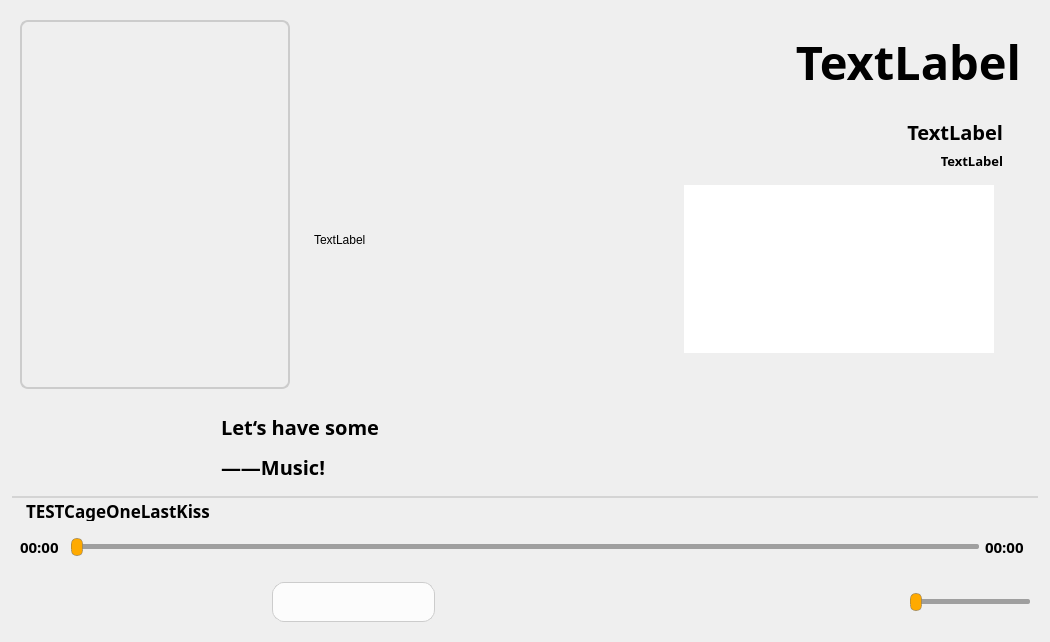
<?xml version="1.0" encoding="UTF-8"?>
<ui version="4.0">
 <class>Widget</class>
 <widget class="QWidget" name="Widget">
  <property name="enabled">
   <bool>true</bool>
  </property>
  <property name="geometry">
   <rect>
    <x>0</x>
    <y>0</y>
    <width>1050</width>
    <height>642</height>
   </rect>
  </property>
  <property name="minimumSize">
   <size>
    <width>800</width>
    <height>600</height>
   </size>
  </property>
  <property name="windowTitle">
   <string>音乐播放器😋</string>
  </property>
  <property name="styleSheet">
   <string notr="true">/* 移除所有控件的边框 */
* {
    border: none;
}
/* 悬停状态  */
QPushButton:hover {
    background-color:rgb(200, 200, 200) ;
	border-radius:15;
}

/* 按下状态 */
QPushButton:pressed {
    background-color: rgb(160, 160, 160);
	border-radius:15;
}


QMenu {
        background-color: #333333;
        color: #FFFFFF;
        border: 1px solid #555555;
        border-radius: 4px;
        padding: 4px;
    }
 QMenu::item {
        padding: 6px 24px 6px 16px;
        background-color: transparent;
    }
    QMenu::item:selected {
        background-color: #555555;
        border-radius: 3px;
    }
    QMenu::item:disabled {
        color: #888888;
    }
    QMessageBox {
        background-color: #333333;
        color: #FFFFFF;
    }
    QMessageBox QLabel {
        color: #FFFFFF;
        font-size: 12pt;
    }
    QMessageBox QPushButton {
        background-color: #444444;
        color: #FFFFFF;
        border: 1px solid #555555;
        border-radius: 4px;
        padding: 6px 12px;
        min-width: 80px;
    }
QMessageBox QPushButton:hover {
        background-color: #555555;
    }
QMessageBox QPushButton:pressed {
        background-color: #666666;
    }</string>
  </property>
  <layout class="QVBoxLayout" name="verticalLayout">
   <item>
    <widget class="QWidget" name="widget_3" native="true">
     <layout class="QHBoxLayout" name="horizontalLayout_4">
      <item>
       <widget class="QListWidget" name="listWidget">
        <property name="sizePolicy">
         <sizepolicy hsizetype="Preferred" vsizetype="Preferred">
          <horstretch>0</horstretch>
          <verstretch>0</verstretch>
         </sizepolicy>
        </property>
        <property name="minimumSize">
         <size>
          <width>200</width>
          <height>0</height>
         </size>
        </property>
        <property name="maximumSize">
         <size>
          <width>270</width>
          <height>16777215</height>
         </size>
        </property>
        <property name="font">
         <font>
          <family>黑体</family>
          <pointsize>16</pointsize>
         </font>
        </property>
        <property name="styleSheet">
         <string notr="true">/* 设置鼠标悬停时列表项的样式 */
QListWidget::Item:hover {
background-color: rgb(216, 216, 216);
}

QListWidget::item:selected {
background-color:qlineargradient(spread:pad, x1:0, y1:0, x2:0.806, y2:0, stop:0.31401 rgba(255, 170, 0, 228), stop:1 rgba(255, 255, 255, 255));
}

QListWidget {
     border: 2px solid #cccccc;
     background:transparent;
     border-radius: 8px;        
     padding: 4px;
}


QScrollBar:vertical
{
    width:8px;
    background:rgba(0,0,0,0%);
    margin:0px,0px,0px,0px;
    padding-top:9px; 
    padding-bottom:9px;
}
QScrollBar::handle:vertical
{
    width:8px;
    background:rgba(0,0,0,25%);
    border-radius:4px;
    min-height:20;
}
QScrollBar::handle:vertical:hover
{
    width:8px;
    background:rgba(0,0,0,50%); 
    border-radius:4px;
    min-height:20;
}
QScrollBar::add-line:vertical
{
    height:9px;width:8px;
    border-image:url(:/images/a/3.png);
    subcontrol-position:bottom;
}
QScrollBar::sub-line:vertical
{
    height:9px;width:8px;
    border-image:url(:/images/a/1.png);
    subcontrol-position:top;
}
QScrollBar::add-line:vertical:hover 
{
    height:9px;width:8px;
    border-image:url(:/images/a/4.png);
    subcontrol-position:bottom;
}
QScrollBar::sub-line:vertical:hover 
{
    height:9px;width:8px;
    border-image:url(:/images/a/2.png);
    subcontrol-position:top;
}
QScrollBar::add-page:vertical,QScrollBar::sub-page:vertical 
{
    background: rgb(232, 232, 232);
    border-radius:4px;
}

QListWidget QScrollBar:horizontal {
  height: 8px;
  background: rgba(0, 0, 0, 0%);
  margin: 0px;
  padding-left: 9px;
  padding-right: 9px;
}

QListWidget QScrollBar::handle:horizontal {
  height: 8px;
  background: rgba(0, 0, 0, 25%);
  border-radius: 4px;
  min-width: 20px;
}

QListWidget QScrollBar::handle:vertical:hover,
QListWidget QScrollBar::handle:horizontal:hover {
  background: rgba(0, 0, 0, 50%);
}
QScrollBar::add-line:horizontal
{
    height:9px;width:8px;
    border-image:url(:/images/a/3.png);
    subcontrol-position:bottom;
}
QScrollBar::sub-line:horizontal
{
    height:9px;width:8px;
    border-image:url(:/images/a/1.png);
    subcontrol-position:top;
}
QScrollBar::add-line:horizontal:hover
{
    height:9px;width:8px;
    border-image:url(:/images/a/4.png);
    subcontrol-position:bottom;
}
QScrollBar::sub-line:horizontal:hover
{
    height:9px;width:8px;
    border-image:url(:/images/a/2.png);
    subcontrol-position:top;
}

QScrollBar::add-page:horizontal,QScrollBar::sub-page:horizontal
{
    background: rgb(232, 232, 232);
    border-radius:4px;
}</string>
        </property>
       </widget>
      </item>
      <item>
       <widget class="QWidget" name="widget_6" native="true">
        <property name="styleSheet">
         <string notr="true"/>
        </property>
        <layout class="QVBoxLayout" name="verticalLayout_4">
         <item>
          <widget class="QLabel" name="titleLabel">
           <property name="font">
            <font>
             <family>等线</family>
             <pointsize>35</pointsize>
             <bold>true</bold>
            </font>
           </property>
           <property name="styleSheet">
            <string notr="true"/>
           </property>
           <property name="text">
            <string>TextLabel</string>
           </property>
           <property name="alignment">
            <set>Qt::AlignmentFlag::AlignRight|Qt::AlignmentFlag::AlignTrailing|Qt::AlignmentFlag::AlignVCenter</set>
           </property>
          </widget>
         </item>
         <item>
          <widget class="QWidget" name="widget_8" native="true">
           <layout class="QHBoxLayout" name="horizontalLayout_5">
            <item>
             <widget class="QLabel" name="coverLabel">
              <property name="sizePolicy">
               <sizepolicy hsizetype="Preferred" vsizetype="Preferred">
                <horstretch>0</horstretch>
                <verstretch>0</verstretch>
               </sizepolicy>
              </property>
              <property name="minimumSize">
               <size>
                <width>200</width>
                <height>200</height>
               </size>
              </property>
              <property name="maximumSize">
               <size>
                <width>450</width>
                <height>450</height>
               </size>
              </property>
              <property name="autoFillBackground">
               <bool>false</bool>
              </property>
              <property name="styleSheet">
               <string notr="true">QLabel:{
background-color:#f0f0f0;
border-radius: 10px;
}</string>
              </property>
              <property name="text">
               <string>TextLabel</string>
              </property>
             </widget>
            </item>
            <item>
             <widget class="QWidget" name="widget_5" native="true">
              <property name="maximumSize">
               <size>
                <width>500</width>
                <height>16777215</height>
               </size>
              </property>
              <layout class="QVBoxLayout" name="verticalLayout_2">
               <item>
                <widget class="QLabel" name="artistLabel">
                 <property name="maximumSize">
                  <size>
                   <width>16777215</width>
                   <height>50</height>
                  </size>
                 </property>
                 <property name="font">
                  <font>
                   <family>等线</family>
                   <pointsize>15</pointsize>
                   <bold>true</bold>
                  </font>
                 </property>
                 <property name="text">
                  <string>TextLabel</string>
                 </property>
                 <property name="alignment">
                  <set>Qt::AlignmentFlag::AlignRight|Qt::AlignmentFlag::AlignTrailing|Qt::AlignmentFlag::AlignVCenter</set>
                 </property>
                </widget>
               </item>
               <item>
                <widget class="QLabel" name="albumLabel">
                 <property name="maximumSize">
                  <size>
                   <width>16777215</width>
                   <height>50</height>
                  </size>
                 </property>
                 <property name="font">
                  <font>
                   <family>等线</family>
                   <pointsize>10</pointsize>
                   <bold>true</bold>
                  </font>
                 </property>
                 <property name="text">
                  <string>TextLabel</string>
                 </property>
                 <property name="alignment">
                  <set>Qt::AlignmentFlag::AlignRight|Qt::AlignmentFlag::AlignTrailing|Qt::AlignmentFlag::AlignVCenter</set>
                 </property>
                </widget>
               </item>
               <item>
                <widget class="QWidget" name="widget_7" native="true">
                 <property name="styleSheet">
                  <string notr="true"/>
                 </property>
                 <layout class="QHBoxLayout" name="horizontalLayout_6">
                  <item>
                   <widget class="QListWidget" name="lyricsWidget">
                    <property name="sizePolicy">
                     <sizepolicy hsizetype="Preferred" vsizetype="Preferred">
                      <horstretch>0</horstretch>
                      <verstretch>0</verstretch>
                     </sizepolicy>
                    </property>
                   </widget>
                  </item>
                 </layout>
                </widget>
               </item>
              </layout>
             </widget>
            </item>
           </layout>
          </widget>
         </item>
        </layout>
       </widget>
      </item>
     </layout>
    </widget>
   </item>
   <item>
    <widget class="QWidget" name="welcome" native="true">
     <property name="styleSheet">
      <string notr="true"/>
     </property>
     <layout class="QHBoxLayout" name="horizontalLayout_3">
      <item>
       <widget class="QLabel" name="label">
        <property name="maximumSize">
         <size>
          <width>200</width>
          <height>150</height>
         </size>
        </property>
        <property name="sizeIncrement">
         <size>
          <width>9</width>
          <height>0</height>
         </size>
        </property>
        <property name="font">
         <font>
          <family>Titillium Web</family>
          <pointsize>15</pointsize>
          <italic>false</italic>
          <bold>true</bold>
          <strikeout>false</strikeout>
         </font>
        </property>
        <property name="styleSheet">
         <string notr="true">QWidget:hover {
    background-color:#FFCB24 ;
	border-radius:30;
}
</string>
        </property>
        <property name="text">
         <string>&lt;html&gt;&lt;head/&gt;&lt;body&gt;&lt;p&gt;Let‘s have some &lt;/p&gt;&lt;p&gt;——Music!&lt;/p&gt;&lt;/body&gt;&lt;/html&gt;</string>
        </property>
       </widget>
      </item>
      <item>
       <widget class="QToolButton" name="toolButton">
        <property name="sizePolicy">
         <sizepolicy hsizetype="Minimum" vsizetype="Minimum">
          <horstretch>0</horstretch>
          <verstretch>0</verstretch>
         </sizepolicy>
        </property>
        <property name="minimumSize">
         <size>
          <width>50</width>
          <height>50</height>
         </size>
        </property>
        <property name="maximumSize">
         <size>
          <width>200</width>
          <height>200</height>
         </size>
        </property>
        <property name="font">
         <font>
          <pointsize>15</pointsize>
         </font>
        </property>
        <property name="styleSheet">
         <string notr="true">border-image: url(:/assists/welcome.png);
</string>
        </property>
        <property name="text">
         <string/>
        </property>
       </widget>
      </item>
     </layout>
    </widget>
   </item>
   <item>
    <widget class="QWidget" name="lyric" native="true">
     <property name="minimumSize">
      <size>
       <width>0</width>
       <height>25</height>
      </size>
     </property>
     <property name="maximumSize">
      <size>
       <width>16777215</width>
       <height>25</height>
      </size>
     </property>
     <property name="styleSheet">
      <string notr="true">QWidget {
    border-top: 2px  solid rgb(212, 212, 212);
	border-radius: 1px;     
}</string>
     </property>
     <widget class="QLabel" name="label_2">
      <property name="geometry">
       <rect>
        <x>10</x>
        <y>-11</y>
        <width>800</width>
        <height>49</height>
       </rect>
      </property>
      <property name="minimumSize">
       <size>
        <width>800</width>
        <height>49</height>
       </size>
      </property>
      <property name="font">
       <font>
        <family>等线</family>
        <pointsize>13</pointsize>
        <italic>false</italic>
        <bold>true</bold>
        <kerning>true</kerning>
       </font>
      </property>
      <property name="styleSheet">
       <string notr="true"/>
      </property>
      <property name="text">
       <string>TESTCageOneLastKiss</string>
      </property>
      <property name="alignment">
       <set>Qt::AlignmentFlag::AlignLeading|Qt::AlignmentFlag::AlignLeft|Qt::AlignmentFlag::AlignVCenter</set>
      </property>
     </widget>
    </widget>
   </item>
   <item>
    <widget class="QWidget" name="widget_2" native="true">
     <property name="minimumSize">
      <size>
       <width>0</width>
       <height>40</height>
      </size>
     </property>
     <property name="maximumSize">
      <size>
       <width>16777215</width>
       <height>40</height>
      </size>
     </property>
     <layout class="QHBoxLayout" name="horizontalLayout">
      <item>
       <widget class="QLabel" name="curlabel">
        <property name="maximumSize">
         <size>
          <width>45</width>
          <height>16777215</height>
         </size>
        </property>
        <property name="font">
         <font>
          <family>等线</family>
          <pointsize>11</pointsize>
          <bold>true</bold>
         </font>
        </property>
        <property name="text">
         <string>00:00</string>
        </property>
       </widget>
      </item>
      <item>
       <widget class="QSlider" name="musiccourselSlider">
        <property name="sizePolicy">
         <sizepolicy hsizetype="Preferred" vsizetype="Preferred">
          <horstretch>0</horstretch>
          <verstretch>0</verstretch>
         </sizepolicy>
        </property>
        <property name="styleSheet">
         <string notr="true">QSlider::groove:horizontal {
  border: 0px solid #bbb;
}
 
QSlider::sub-page:horizontal {
  background: rgb(255, 170, 0);
  border-radius: 0px;
  margin-top: 8px;
  margin-bottom: 9px;
}
 
QSlider::add-page:horizontal {
  background:rgb(159, 159, 159);
  border: 0px solid #777; 
  border-radius: 2px; 
  margin-top: 8px; 
  margin-bottom: 9px; 
}
 
QSlider::handle:horizontal { 
  background: rgb(255, 170, 0); 
  border: 1px solid rgba(102,102,102,102); 
  width: 10px; 
  height: 10px; 
  border-radius: 5px; 
  margin-top: 2px; 
  margin-bottom: 2px; 
}
 
QSlider::handle:horizontal:hover { 
  background: rgb(230, 153, 0); 
  border: 1px solid rgba(102,102,102,102); 
  border-radius: 5px; 
}
 
QSlider::sub-page:horizontal:disabled { 
  background: #bbb; 
  border-color: #999; 
}
 
QSlider::add-page:horizontal:disabled { 
  background: #eee; 
  border-color: #999; 
}
 
QSlider::handle:horizontal:disabled { 
  background: #eee; 
  border: 1px solid #aaa; 
  border-radius: 4px; 
}</string>
        </property>
        <property name="orientation">
         <enum>Qt::Orientation::Horizontal</enum>
        </property>
       </widget>
      </item>
      <item>
       <widget class="QLabel" name="totlabel">
        <property name="maximumSize">
         <size>
          <width>45</width>
          <height>16777215</height>
         </size>
        </property>
        <property name="font">
         <font>
          <family>等线</family>
          <pointsize>11</pointsize>
          <bold>true</bold>
         </font>
        </property>
        <property name="text">
         <string>00:00</string>
        </property>
       </widget>
      </item>
     </layout>
    </widget>
   </item>
   <item>
    <widget class="QWidget" name="widget" native="true">
     <property name="maximumSize">
      <size>
       <width>16777215</width>
       <height>60</height>
      </size>
     </property>
     <property name="styleSheet">
      <string notr="true"/>
     </property>
     <layout class="QHBoxLayout" name="horizontalLayout_2">
      <item>
       <widget class="QPushButton" name="pushButton_3">
        <property name="sizePolicy">
         <sizepolicy hsizetype="Preferred" vsizetype="Preferred">
          <horstretch>0</horstretch>
          <verstretch>0</verstretch>
         </sizepolicy>
        </property>
        <property name="minimumSize">
         <size>
          <width>40</width>
          <height>40</height>
         </size>
        </property>
        <property name="maximumSize">
         <size>
          <width>40</width>
          <height>40</height>
         </size>
        </property>
        <property name="styleSheet">
         <string notr="true">border-image: url(:/assists/file.png);
</string>
        </property>
        <property name="text">
         <string/>
        </property>
       </widget>
      </item>
      <item>
       <widget class="QPushButton" name="search">
        <property name="minimumSize">
         <size>
          <width>30</width>
          <height>30</height>
         </size>
        </property>
        <property name="maximumSize">
         <size>
          <width>30</width>
          <height>30</height>
         </size>
        </property>
        <property name="styleSheet">
         <string notr="true">border-image: url(:/assists/search.png);</string>
        </property>
        <property name="text">
         <string/>
        </property>
        <property name="iconSize">
         <size>
          <width>10</width>
          <height>10</height>
         </size>
        </property>
       </widget>
      </item>
      <item>
       <widget class="QWidget" name="trash" native="true">
        <property name="minimumSize">
         <size>
          <width>100</width>
          <height>0</height>
         </size>
        </property>
        <property name="maximumSize">
         <size>
          <width>600</width>
          <height>16777215</height>
         </size>
        </property>
       </widget>
      </item>
      <item>
       <widget class="QLineEdit" name="searchLine">
        <property name="sizePolicy">
         <sizepolicy hsizetype="Preferred" vsizetype="Preferred">
          <horstretch>0</horstretch>
          <verstretch>0</verstretch>
         </sizepolicy>
        </property>
        <property name="minimumSize">
         <size>
          <width>100</width>
          <height>0</height>
         </size>
        </property>
        <property name="maximumSize">
         <size>
          <width>600</width>
          <height>16777215</height>
         </size>
        </property>
        <property name="styleSheet">
         <string notr="true">QLineEdit{
       border: 1px solid #ccc;
       border-radius: 12px;
       padding: 2px 8px;
       background-color: rgba(255,255,255,200);
 }</string>
        </property>
       </widget>
      </item>
      <item>
       <widget class="QPushButton" name="mode">
        <property name="sizePolicy">
         <sizepolicy hsizetype="Preferred" vsizetype="Preferred">
          <horstretch>0</horstretch>
          <verstretch>0</verstretch>
         </sizepolicy>
        </property>
        <property name="minimumSize">
         <size>
          <width>0</width>
          <height>0</height>
         </size>
        </property>
        <property name="maximumSize">
         <size>
          <width>32</width>
          <height>32</height>
         </size>
        </property>
        <property name="styleSheet">
         <string notr="true">border-image: url(:/assists/mode-single.png);</string>
        </property>
        <property name="text">
         <string/>
        </property>
       </widget>
      </item>
      <item>
       <widget class="QPushButton" name="pushButton_5">
        <property name="sizePolicy">
         <sizepolicy hsizetype="Preferred" vsizetype="Preferred">
          <horstretch>0</horstretch>
          <verstretch>0</verstretch>
         </sizepolicy>
        </property>
        <property name="minimumSize">
         <size>
          <width>0</width>
          <height>0</height>
         </size>
        </property>
        <property name="maximumSize">
         <size>
          <width>45</width>
          <height>45</height>
         </size>
        </property>
        <property name="styleSheet">
         <string notr="true">border-image: url(:/assists/lastmusic.png);</string>
        </property>
        <property name="text">
         <string/>
        </property>
       </widget>
      </item>
      <item>
       <widget class="QPushButton" name="pushButton_2">
        <property name="sizePolicy">
         <sizepolicy hsizetype="Preferred" vsizetype="Preferred">
          <horstretch>0</horstretch>
          <verstretch>0</verstretch>
         </sizepolicy>
        </property>
        <property name="minimumSize">
         <size>
          <width>0</width>
          <height>0</height>
         </size>
        </property>
        <property name="maximumSize">
         <size>
          <width>38</width>
          <height>38</height>
         </size>
        </property>
        <property name="styleSheet">
         <string notr="true"/>
        </property>
        <property name="text">
         <string/>
        </property>
       </widget>
      </item>
      <item>
       <widget class="QPushButton" name="pushButton">
        <property name="sizePolicy">
         <sizepolicy hsizetype="Preferred" vsizetype="Preferred">
          <horstretch>0</horstretch>
          <verstretch>0</verstretch>
         </sizepolicy>
        </property>
        <property name="minimumSize">
         <size>
          <width>0</width>
          <height>0</height>
         </size>
        </property>
        <property name="maximumSize">
         <size>
          <width>45</width>
          <height>45</height>
         </size>
        </property>
        <property name="styleSheet">
         <string notr="true">border-image: url(:/assists/nextmusic.png);</string>
        </property>
        <property name="text">
         <string/>
        </property>
       </widget>
      </item>
      <item>
       <widget class="QPushButton" name="setting">
        <property name="sizePolicy">
         <sizepolicy hsizetype="Preferred" vsizetype="Preferred">
          <horstretch>0</horstretch>
          <verstretch>0</verstretch>
         </sizepolicy>
        </property>
        <property name="maximumSize">
         <size>
          <width>32</width>
          <height>32</height>
         </size>
        </property>
        <property name="styleSheet">
         <string notr="true">border-image: url(:/assists/setting.png);</string>
        </property>
        <property name="text">
         <string/>
        </property>
       </widget>
      </item>
      <item>
       <widget class="QFrame" name="frame">
        <property name="minimumSize">
         <size>
          <width>200</width>
          <height>0</height>
         </size>
        </property>
        <property name="frameShape">
         <enum>QFrame::Shape::StyledPanel</enum>
        </property>
        <property name="frameShadow">
         <enum>QFrame::Shadow::Raised</enum>
        </property>
       </widget>
      </item>
      <item>
       <widget class="QPushButton" name="pushButton_6">
        <property name="sizePolicy">
         <sizepolicy hsizetype="Preferred" vsizetype="Preferred">
          <horstretch>0</horstretch>
          <verstretch>0</verstretch>
         </sizepolicy>
        </property>
        <property name="minimumSize">
         <size>
          <width>0</width>
          <height>0</height>
         </size>
        </property>
        <property name="maximumSize">
         <size>
          <width>35</width>
          <height>35</height>
         </size>
        </property>
        <property name="styleSheet">
         <string notr="true"/>
        </property>
        <property name="text">
         <string/>
        </property>
       </widget>
      </item>
      <item>
       <widget class="QSlider" name="volumeslider">
        <property name="sizePolicy">
         <sizepolicy hsizetype="Preferred" vsizetype="Preferred">
          <horstretch>0</horstretch>
          <verstretch>0</verstretch>
         </sizepolicy>
        </property>
        <property name="minimumSize">
         <size>
          <width>60</width>
          <height>0</height>
         </size>
        </property>
        <property name="maximumSize">
         <size>
          <width>120</width>
          <height>22</height>
         </size>
        </property>
        <property name="styleSheet">
         <string notr="true">QSlider::groove:horizontal {
  border: 0px solid #bbb;
}
 
QSlider::sub-page:horizontal {
  background: rgb(255, 170, 0);
  border-radius: 0px;
  margin-top: 8px;
  margin-bottom: 9px;
}
 
QSlider::add-page:horizontal {
  background:rgb(159, 159, 159);
  border: 0px solid #777; 
  border-radius: 2px; 
  margin-top: 8px; 
  margin-bottom: 9px; 
}
 
QSlider::handle:horizontal { 
  background: rgb(255, 170, 0); 
  border: 1px solid rgba(102,102,102,102); 
  width: 10px; 
  height: 10px; 
  border-radius: 5px; 
  margin-top: 2px; 
  margin-bottom: 2px; 
}
 
QSlider::handle:horizontal:hover { 
  background: rgb(230, 153, 0);
  border: 1px solid rgba(102,102,102,102); 
  border-radius: 5px; 
}
 
QSlider::sub-page:horizontal:disabled { 
  background: #bbb; 
  border-color: #999; 
}
 
QSlider::add-page:horizontal:disabled { 
  background: #eee; 
  border-color: #999; 
}
 
QSlider::handle:horizontal:disabled { 
  background: #eee; 
  border: 1px solid #aaa; 
  border-radius: 4px; 
}</string>
        </property>
        <property name="orientation">
         <enum>Qt::Orientation::Horizontal</enum>
        </property>
       </widget>
      </item>
     </layout>
    </widget>
   </item>
  </layout>
 </widget>
 <resources/>
 <connections/>
</ui>
